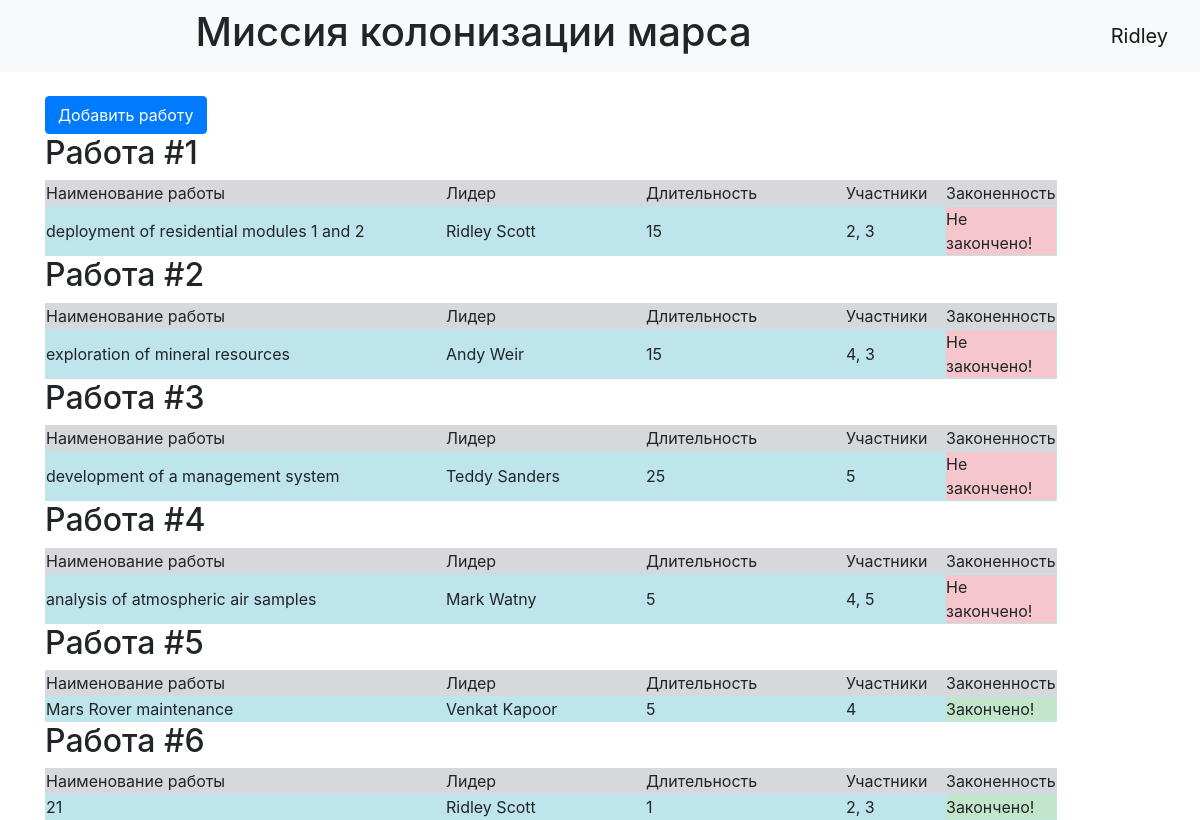
Page /index (signed in) on the committed database.
### data/users.py (models this page shows, shortened)
class User(SqlAlchemyBase, UserMixin, SerializerMixin):
    __tablename__ = 'users'
    id = sqlalchemy.Column(sqlalchemy.Integer,
                           primary_key=True, autoincrement=True)
    surname = sqlalchemy.Column(sqlalchemy.String, nullable=True)
    name = sqlalchemy.Column(sqlalchemy.String, nullable=True)
    age = sqlalchemy.Column(sqlalchemy.Integer, nullable=True)
    position = sqlalchemy.Column(sqlalchemy.String, nullable=True)
    speciality = sqlalchemy.Column(sqlalchemy.String, nullable=True)
    address = sqlalchemy.Column(sqlalchemy.String, nullable=True)
    email = sqlalchemy.Column(sqlalchemy.String, unique=True)
    hashed_password = sqlalchemy.Column(sqlalchemy.String, nullable=True)
    modified_date = sqlalchemy.Column(sqlalchemy.DateTime, default=datetime.datetime.now)
    jobs = orm.relation('Jobs', back_populates='leader')

### data/jobs.py (models this page shows, shortened)
class Jobs(SqlAlchemyBase, SerializerMixin):
    __tablename__ = 'jobs'
    id = sqlalchemy.Column(sqlalchemy.Integer, autoincrement=True, primary_key=True)
    team_leader = sqlalchemy.Column(sqlalchemy.Integer, sqlalchemy.ForeignKey("users.id"),
                                    nullable=True)
    job = sqlalchemy.Column(sqlalchemy.String, nullable=True)
    work_size = sqlalchemy.Column(sqlalchemy.Integer, nullable=True)
    collaborators = sqlalchemy.Column(sqlalchemy.String, nullable=True)
    end_date = sqlalchemy.Column(sqlalchemy.DateTime, nullable=True, default=datetime.datetime.now)
    is_finished = sqlalchemy.Column(sqlalchemy.Boolean, nullable=True)
    leader = orm.relation('User')

### main.py (the view)
@app.route('/')
@app.route('/index')
def index():
    db_sess = db_session.create_session()
    users = db_sess.query(User).all()
    jobs = db_sess.query(Jobs).all()
    names = {user.id: [user.name, user.surname] for user in users}
    return render_template("index.html", names=names, jobs=jobs)

### data/db_session.py (called while the page is built)
def create_session() -> Session:
    global __factory
    return __factory()

### main.py (called while the page is built)
@login_manager.user_loader
def load_user(user_id):
    db_sess = db_session.create_session()
    return db_sess.query(User).get(user_id)

### templates/index.html
{% extends "base.html" %}
{% block content %}
<br>
<a class="btn btn-primary" href="/add_job">Добавить работу</a>
{% for job in jobs %}
<h2>Работа #{{job.id}}</h2>
<table>
    <tr class="table-secondary">
        <td class="table-secondary" width="400px">
            <div>Наименование работы</div>
        </td>
        <td class="table-secondary" width="200px">
            <div>Лидер</div>
        </td>
        <td class="table-secondary" width="200px">
            <div>Длительность</div>
        </td>
        <td class="table-secondary" width="100px">
            <div>Участники</div>
        </td>
        <td class="table-secondary" width="100px">
            <div>Законенность</div>
        </td>
    </tr>
    <tr class="table-info">
        <td class="table-info" width="400px">
            <div>{{job.job}}</div>
        </td>
        <td class="table-info" width="200px">
            <div>{{names[job.team_leader][0]}} {{names[job.team_leader][1]}}</div>
        </td>
        <td class="table-info" width="200px">
            <div>{{job.work_size}}</div>
        </td>
        <td class="table-info" width="100px">
            <div>{{job.collaborators}}</div>
        </td>
        <td class="table-info" width="100px">
            {%if not job.is_finished%}
            <div class="table-danger">Не закончено!</div>
            {%else%}
            <div class="table-success">Закончено!</div>
            {%endif%}
        </td>
    </tr>
</table>
{% endfor %}
{% endblock %}

### templates/base.html (shortened to what this page needs)
<!doctype html>
<html lang="en">
<head>
    <link rel="stylesheet"
          href="https://stackpath.bootstrapcdn.com/bootstrap/4.4.1/css/bootstrap.min.css"
>
</head>
<body>
<header>
    <nav class="navbar navbar-light bg-light">
         <p align="center">
            <h1>Миссия колонизации марса</h1>
        </p>
        {% if current_user.is_authenticated %}
        <a class="navbar-brand" href="/logout">{{ current_user.name }}</a>
        {% else %}
        <p>
            <a class="btn btn-primary " href="/register">Зарегистрироваться</a>
            <a class="btn btn-success" href="/login">Войти</a>
        </p>
        {% endif %}
    </nav>
</header>
<main role="main" class="container">
    {% block content %}{% endblock %}
</main>
</body>
</html>

### rows in the picture
User: name "Ridley"
Jobs: id "1", job "deployment of residential modules 1 and 2", team_leader.name "Ridley", team_leader.surname "Scott", work_size "15", collaborators "2, 3", is_finished "Не закончено!"
Jobs: id "2", job "exploration of mineral resources", team_leader.name "Andy", team_leader.surname "Weir", work_size "15", collaborators "4, 3", is_finished "Не закончено!"
Jobs: id "3", job "development of a management system", team_leader.name "Teddy", team_leader.surname "Sanders", work_size "25", collaborators "5", is_finished "Не закончено!"
Jobs: id "4", job "analysis of atmospheric air samples", team_leader.name "Mark", team_leader.surname "Watny", work_size "5", collaborators "4, 5", is_finished "Не закончено!"
Jobs: id "5", job "Mars Rover maintenance", team_leader.name "Venkat", team_leader.surname "Kapoor", work_size "5", collaborators "4", is_finished "Закончено!"
Jobs: id "6", job "21", team_leader.name "Ridley", team_leader.surname "Scott", work_size "1", collaborators "2, 3", is_finished "Закончено!"
